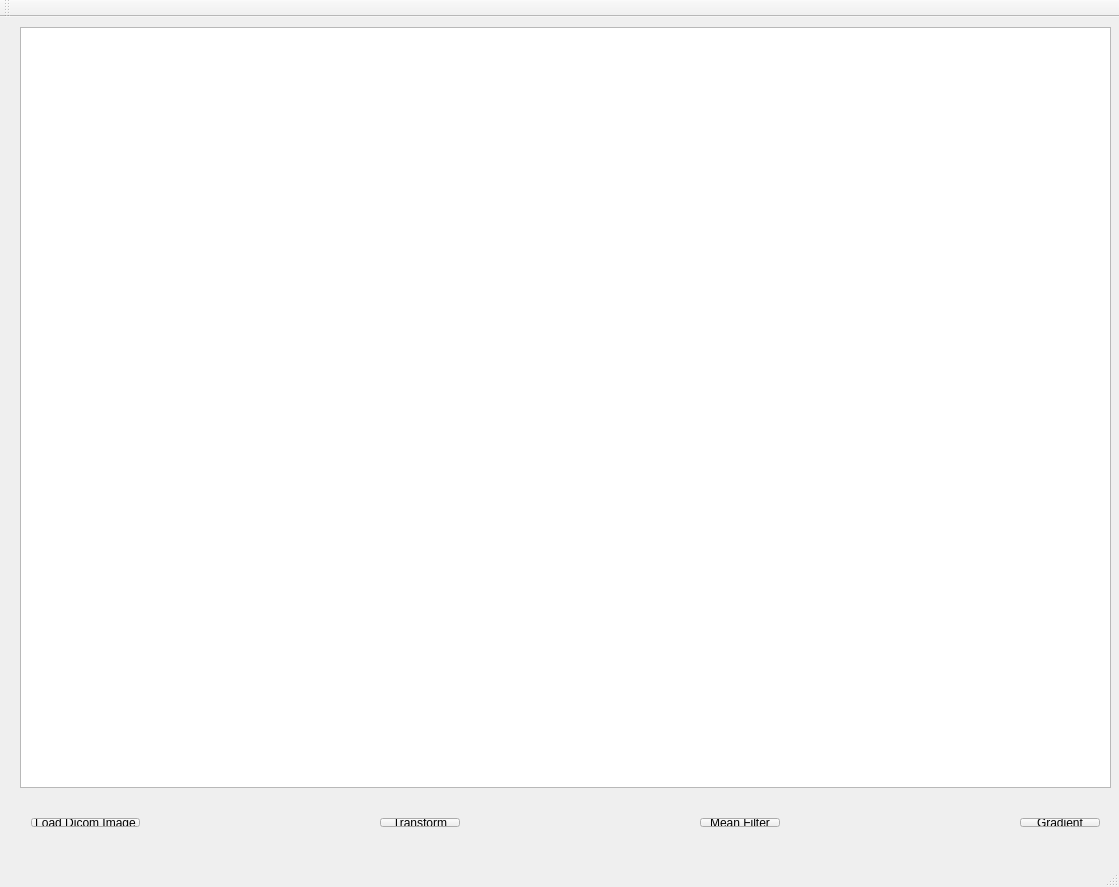
<?xml version="1.0" encoding="UTF-8"?>
<ui version="4.0">
 <class>MainWindow</class>
 <widget class="QMainWindow" name="MainWindow">
  <property name="geometry">
   <rect>
    <x>0</x>
    <y>0</y>
    <width>1119</width>
    <height>887</height>
   </rect>
  </property>
  <property name="windowTitle">
   <string>MainWindow</string>
  </property>
  <widget class="QWidget" name="centralWidget">
   <widget class="QGraphicsView" name="graphicsView">
    <property name="geometry">
     <rect>
      <x>20</x>
      <y>10</y>
      <width>1091</width>
      <height>761</height>
     </rect>
    </property>
   </widget>
   <widget class="QWidget" name="layoutWidget">
    <property name="geometry">
     <rect>
      <x>20</x>
      <y>790</y>
      <width>1091</width>
      <height>31</height>
     </rect>
    </property>
    <layout class="QHBoxLayout" name="horizontalLayout">
     <item>
      <widget class="QPushButton" name="PB_LoadImage">
       <property name="text">
        <string>Load Dicom Image</string>
       </property>
      </widget>
     </item>
     <item>
      <spacer name="horizontalSpacer_3">
       <property name="orientation">
        <enum>Qt::Horizontal</enum>
       </property>
       <property name="sizeHint" stdset="0">
        <size>
         <width>40</width>
         <height>20</height>
        </size>
       </property>
      </spacer>
     </item>
     <item>
      <widget class="QPushButton" name="PB_Transform">
       <property name="text">
        <string>Transform</string>
       </property>
      </widget>
     </item>
     <item>
      <spacer name="horizontalSpacer_2">
       <property name="orientation">
        <enum>Qt::Horizontal</enum>
       </property>
       <property name="sizeHint" stdset="0">
        <size>
         <width>40</width>
         <height>20</height>
        </size>
       </property>
      </spacer>
     </item>
     <item>
      <widget class="QPushButton" name="PB_MeanFilter">
       <property name="text">
        <string>Mean Filter</string>
       </property>
      </widget>
     </item>
     <item>
      <spacer name="horizontalSpacer">
       <property name="orientation">
        <enum>Qt::Horizontal</enum>
       </property>
       <property name="sizeHint" stdset="0">
        <size>
         <width>40</width>
         <height>20</height>
        </size>
       </property>
      </spacer>
     </item>
     <item>
      <widget class="QPushButton" name="PB_Rotate">
       <property name="text">
        <string>Gradient</string>
       </property>
      </widget>
     </item>
    </layout>
   </widget>
  </widget>
  <widget class="QMenuBar" name="menuBar">
   <property name="geometry">
    <rect>
     <x>0</x>
     <y>0</y>
     <width>1119</width>
     <height>21</height>
    </rect>
   </property>
  </widget>
  <widget class="QToolBar" name="mainToolBar">
   <attribute name="toolBarArea">
    <enum>TopToolBarArea</enum>
   </attribute>
   <attribute name="toolBarBreak">
    <bool>false</bool>
   </attribute>
  </widget>
  <widget class="QStatusBar" name="statusBar"/>
 </widget>
 <layoutdefault spacing="6" margin="11"/>
 <resources/>
 <connections/>
</ui>
